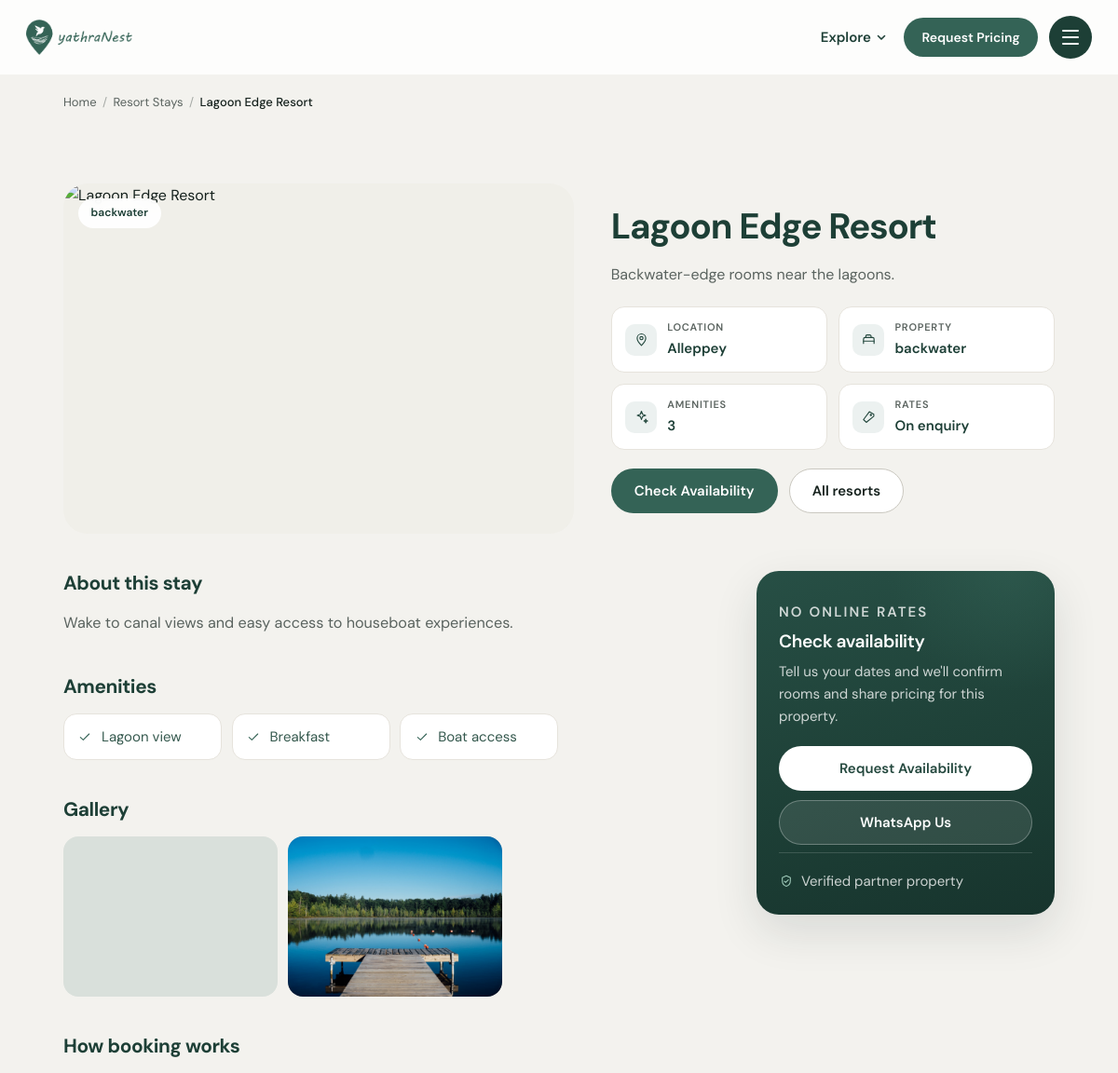
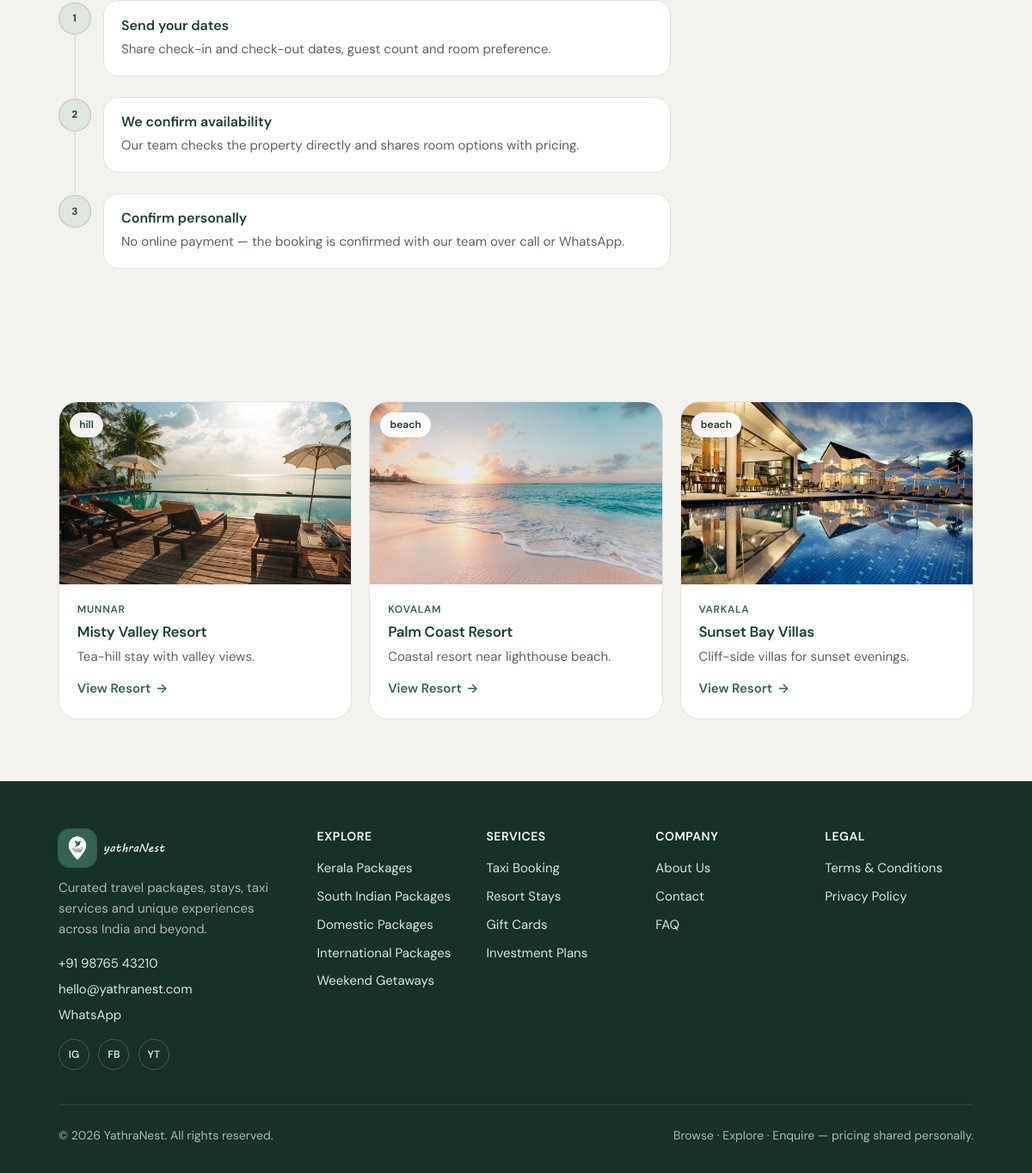
/pages/resort-details.php?resort=lagoon-house, run on the app's committed database (2 pictures, top to bottom).
### tables this page shows
CREATE TABLE IF NOT EXISTS resorts (
  id INT UNSIGNED AUTO_INCREMENT PRIMARY KEY,
  slug VARCHAR(120) NOT NULL UNIQUE,
  title VARCHAR(255) NOT NULL,
  location VARCHAR(190) NOT NULL DEFAULT '',
  category VARCHAR(80) NOT NULL DEFAULT '',
  summary TEXT NULL,
  body TEXT NULL,
  image VARCHAR(255) NOT NULL DEFAULT '',
  gallery_json JSON NULL,
  amenities_json JSON NULL,
  is_published TINYINT(1) NOT NULL DEFAULT 1,
  sort_order INT NOT NULL DEFAULT 0,
  created_at TIMESTAMP DEFAULT CURRENT_TIMESTAMP,
  updated_at TIMESTAMP DEFAULT CURRENT_TIMESTAMP ON UPDATE CURRENT_TIMESTAMP
);

### includes/helpers.php (called while the page is built, shortened)
<?php
function e(?string $value): string
{
    return htmlspecialchars((string) $value, ENT_QUOTES | ENT_SUBSTITUTE, 'UTF-8');
}
function media_path(string $path, string $fallback = 'beach.jpg', string $prefix = 'assets/images/'): string
{
    $path = trim($path);
    $path = ltrim($path, '/');
    if (strpos($path, 'uploads/') === 0 || strpos($path, 'assets/') === 0) {
        return $path;
    }
    return rtrim($prefix, '/') . '/' . $path;
}
function media_src(string $path, string $assetDepth = '', string $fallback = 'beach.jpg', string $prefix = 'assets/images/'): string
{
    $resolved = media_path($path, $fallback, $prefix);
    return $assetDepth . $resolved;
}
function json_decode_array($value): array
{
    $decoded = json_decode((string) $value, true);
    return is_array($decoded) ? $decoded : [];
}
function get_query(string $key, $default = ''): string
{
    return isset($_GET[$key]) ? trim((string) $_GET[$key]) : $default;
}

### includes/models.php (called while the page is built, shortened)
<?php
function map_catalog_row(array $row, array $jsonFields = ['gallery', 'amenities', 'features']): array
{
    foreach ($jsonFields as $field) {
        $col = $field . '_json';
        if (array_key_exists($col, $row)) {
            $row[$field] = json_decode_array($row[$col]);
        }
    }
    return $row;
}
function catalog_list(string $table, bool $publishedOnly = true): array
{
    $allowed = ['resorts', 'getaways', 'gift_cards', 'investment_plans'];
    $sql = "SELECT * FROM {$table}";
    if ($publishedOnly) {
        $sql .= ' WHERE is_published = 1';
    }
    $sql .= ' ORDER BY sort_order ASC, title ASC';
    $rows = db()->query($sql)->fetchAll();
    $json = $table === 'resorts' ? ['gallery', 'amenities'] : ['features'];
    return array_map(static fn($r) => map_catalog_row($r, $json), $rows);
}
function catalog_by_slug(string $table, string $slug, bool $publishedOnly = true): ?array
{
    $allowed = ['resorts', 'getaways', 'gift_cards', 'investment_plans'];
    $sql = "SELECT * FROM {$table} WHERE slug = ?";
    if ($publishedOnly) {
        $sql .= ' AND is_published = 1';
    }
    $sql .= ' LIMIT 1';
    $stmt = db()->prepare($sql);
    $stmt->execute([$slug]);
    $row = $stmt->fetch();
    $json = $table === 'resorts' ? ['gallery', 'amenities'] : ['features'];
    return map_catalog_row($row, $json);
}

### includes/db.php (called while the page is built, shortened)
<?php
function db(): PDO
{
    static $pdo = null;
    if ($pdo instanceof PDO) {
        return $pdo;
    }
    $host = config('db.host', '127.0.0.1');
    $port = (int) config('db.port', 3306);
    $name = config('db.name', 'yathranest');
    $user = config('db.user', 'root');
    $pass = config('db.pass', '');
    $charset = config('db.charset', 'utf8mb4');
    $timeout = (int) config('db.timeout', 5);
    $dsn = "mysql:host={$host};port={$port};dbname={$name};charset={$charset}";
    try {
        $pdo = new PDO($dsn, $user, $pass, [
            PDO::ATTR_ERRMODE => PDO::ERRMODE_EXCEPTION,
            PDO::ATTR_DEFAULT_FETCH_MODE => PDO::FETCH_ASSOC,
            PDO::ATTR_EMULATE_PREPARES => false,
            PDO::ATTR_TIMEOUT => $timeout > 0 ? $timeout : 5,
        ]);
    } catch (PDOException $e) {
        $failure = $e;
        throw $e;
    }
    return $pdo;
}

### includes/settings.php (called while the page is built, shortened)
<?php
function settings_all(bool $refresh = false): array
{
    static $cache = null;
    if ($cache !== null) {
        return $cache;
    }
    try {
        $rows = db()->query('SELECT setting_key, setting_value FROM settings')->fetchAll();
        $cache = [];
        foreach ($rows as $row) {
            $cache[$row['setting_key']] = $row['setting_value'];
        }
    } catch (Throwable $e) {
        $cache = [];
    }
    return $cache;
}
function setting(string $key, string $default = ''): string
{
    $all = settings_all();
    return array_key_exists($key, $all) && $all[$key] !== null && $all[$key] !== ''
        ? (string) $all[$key]
        : $default;
}

### pages/resort-details.php (the view, shortened to what this page needs)
<?php
$slug = get_query('resort');
$resort = null;
$others = [];
try {
    if ($slug !== '') {
        $resort = catalog_by_slug('resorts', $slug);
    }
    foreach (catalog_list('resorts') as $row) {
        if (($row['slug'] ?? '') !== $slug) {
            $others[] = $row;
        }
    }
} catch (Throwable $e) {
}
$others = array_slice($others, 0, 3);
$whatsapp = preg_replace('/\D/', '', setting('whatsapp', '919876543210'));
$resortImg = static function (string $file): string {
    return media_src($file, '../', 'resort.jpg');
};
$img = $resortImg((string) ($resort['image'] ?? ''));
require dirname(__DIR__) . '/includes/layout-header.php';
?>
<main id="main">
  <div class="crumbs-bar">
    <div class="container">
      <?= yn_crumbs([
          'Home' => '../index.php',
          'Resort Stays' => 'resort-booking.php',
          ($resort['title'] ?? 'Resort') => null,
      ]) ?>
    </div>
  </div>
  <section class="section section--tight">
    <div class="container">
      <?php if (!$resort): ?>
        <div class="empty-state">
          <div class="empty-state__icon"><?= yn_icon('bed') ?></div>
          <h2>Resort not found</h2>
          <p>This property isn't in our current collection. Browse all stays, or tell us what you're looking for.</p>
          <div class="btn-group" style="justify-content:center">
            <a class="btn btn--primary" href="resort-booking.php">Browse resorts</a>
            <a class="btn btn--secondary" href="#enquiry" data-open-modal="enquiry-modal">Request a stay</a>
          </div>
        </div>
      <?php else: ?>
        <div class="detail-head">
          <div class="detail-head__media">
            <img src="<?= e($img) ?>" alt="<?= e($resort['title']) ?>" width="1200" height="800" />
            <?php if (!empty($resort['category'])): ?>
              <span class="detail-head__tag"><?= e($resort['category']) ?></span>
            <?php endif; ?>
          </div>
          <div>
            <h1><?= e($resort['title']) ?></h1>
            <p class="detail-head__lead"><?= e($resort['summary']) ?></p>
            <div class="spec-grid">
              <div class="spec">
                <span class="spec__icon"><?= yn_icon('pin') ?></span>
                <span>
                  <span class="spec__label">Location</span>
                  <span class="spec__value"><?= e($resort['location'] ?: 'On request') ?></span>
                </span>
              </div>
              <div class="spec">
                <span class="spec__icon"><?= yn_icon('bed') ?></span>
                <span>
                  <span class="spec__label">Property</span>
                  <span class="spec__value"><?= e($resort['category'] ?: 'Resort') ?></span>
                </span>
              </div>
              <div class="spec">
                <span class="spec__icon"><?= yn_icon('sparkle') ?></span>
                <span>
                  <span class="spec__label">Amenities</span>
                  <span class="spec__value"><?= count($resort['amenities'] ?? []) ?: '—' ?></span>
                </span>
              </div>
              <div class="spec">
                <span class="spec__icon"><?= yn_icon('tag') ?></span>
                <span>
                  <span class="spec__label">Rates</span>
                  <span class="spec__value">On enquiry</span>
                </span>
              </div>
            </div>
            <div class="btn-group">
              <a class="btn btn--primary" href="#enquiry" data-open-modal="enquiry-modal" data-package-title="<?= e($resort['title']) ?>">Check Availability</a>
              <a class="btn btn--secondary" href="resort-booking.php">All resorts</a>
            </div>
          </div>
        </div>
        <div class="detail-layout">
          <div class="detail-body">
            <?php if (!empty($resort['body'])): ?>
              <div class="content-block">
                <h2>About this stay</h2>
                <div class="prose"><p><?= nl2br(e($resort['body'])) ?></p></div>
              </div>
            <?php endif; ?>
            <?php if (!empty($resort['amenities'])): ?>
              <div class="content-block">
                <h2>Amenities</h2>
                <div class="amenity-grid">
                  <?php foreach ($resort['amenities'] as $a): ?>
                    <span class="amenity"><?= yn_icon('check') ?><?= e($a) ?></span>
                  <?php endforeach; ?>
                </div>
              </div>
            <?php endif; ?>
            <?php if (!empty($resort['gallery'])): ?>
              <div class="content-block">
                <h2>Gallery</h2>
                <div class="gallery-grid" data-gallery>
                  <?php foreach ($resort['gallery'] as $file):
                    $src = $resortImg((string) $file);
                    ?>
                    <button type="button" data-gallery-item data-full="<?= e($src) ?>">
                      <img src="<?= e($src) ?>" alt="<?= e($resort['title']) ?>" loading="lazy" />
                    </button>
                  <?php endforeach; ?>
                </div>
              </div>
            <?php endif; ?>
            <div class="content-block">
              <h2>How booking works</h2>
              <div class="timeline">
                <div class="timeline__item">
                  <span class="timeline__day" aria-hidden="true">1</span>
                  <div class="timeline__card">
                    <h3 class="timeline__title">Send your dates</h3>
                    <p class="timeline__text">Share check-in and check-out dates, guest count and room preference.</p>
                  </div>
                </div>
                <div class="timeline__item">
                  <span class="timeline__day" aria-hidden="true">2</span>
                  <div class="timeline__card">
                    <h3 class="timeline__title">We confirm availability</h3>
                    <p class="timeline__text">Our team checks the property directly and shares room options with pricing.</p>
                  </div>
                </div>
                <div class="timeline__item">
                  <span class="timeline__day" aria-hidden="true">3</span>
                  <div class="timeline__card">
                    <h3 class="timeline__title">Confirm personally</h3>
                    <p class="timeline__text">No online payment — the booking is confirmed with our team over call or WhatsApp.</p>
                  </div>
                </div>
              </div>
            </div>
          </div>
          <aside class="detail-aside">
            <div class="quote-card">
              <p class="quote-card__eyebrow">No online rates</p>
              <h3>Check availability</h3>
              <p>Tell us your dates and we'll confirm rooms and share pricing for this property.</p>
              <div class="btn-group">
                <a class="btn btn--light" href="#enquiry" data-open-modal="enquiry-modal" data-package-title="<?= e($resort['title']) ?>">Request Availability</a>
                <a class="btn btn--secondary quote-card__ghost" href="https://wa.me/<?= e($whatsapp) ?>" target="_blank" rel="noopener noreferrer">WhatsApp Us</a>
              </div>
              <p class="quote-card__note"><?= yn_icon('shield') ?>Verified partner property</p>
            </div>
          </aside>
        </div>
        <?php if ($others): ?>
          <div class="resort-grid">
            <?php foreach ($others as $other):
              $otherHref = 'resort-details.php?resort=' . rawurlencode($other['slug']);
              ?>
              <article class="card">
                <div class="card__media">
                  <img src="<?= e($resortImg((string) ($other['image'] ?? ''))) ?>" alt="<?= e($other['title']) ?>" loading="lazy" />
                  <?php if (!empty($other['category'])): ?>
                    <span class="card__badge"><?= e($other['category']) ?></span>
                  <?php endif; ?>
                </div>
                <div class="card__body">
                  <p class="card__meta"><?= e($other['location']) ?></p>
                  <h3 class="card__title"><a href="<?= e($otherHref) ?>"><?= e($other['title']) ?></a></h3>
                  <p class="card__text"><?= e($other['summary']) ?></p>
                  <a class="link-arrow" href="<?= e($otherHref) ?>">View Resort</a>
                </div>
              </article>
            <?php endforeach; ?>
          </div>
        <?php endif; ?>
      <?php endif; ?>
    </div>
  </section>
</main>
<?php require dirname(__DIR__) . '/includes/layout-footer.php'; ?>

### data on the page
resorts: category "backwater", title "Lagoon Edge Resort", summary "Backwater-edge rooms near the lagoons.", location "Alleppey", body "Wake to canal views and easy access to houseboat experiences."
resorts: image (picture), category "hill", location "MUNNAR", title "Misty Valley Resort", summary "Tea-hill stay with valley views."
resorts: image (picture), category "beach", location "KOVALAM", title "Palm Coast Resort", summary "Coastal resort near lighthouse beach."
resorts: image (picture), category "beach", location "VARKALA", title "Sunset Bay Villas", summary "Cliff-side villas for sunset evenings."

### other printed values
$label "Home"
$label "Resort Stays"
$label "Lagoon Edge Resort"
count($resort['amenities'] ?? []) ?: '—' "3"
$a "Lagoon view"
$a "Breakfast"
$a "Boat access"
$phone "+91 98765 43210"
$email "hello@yathranest.com"
